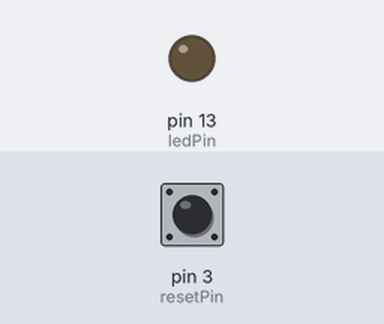
A sketch run on a simulated Arduino Uno, built with avr-gcc and run on an emulated ATmega328P. On the bench: output pins drawn as LEDs (lit = HIGH). The test bench sets the inputs (shaded band); at power-on: pin 3 (resetPin) HIGH.

Above: at 0.3 s.
At 39.62 s:
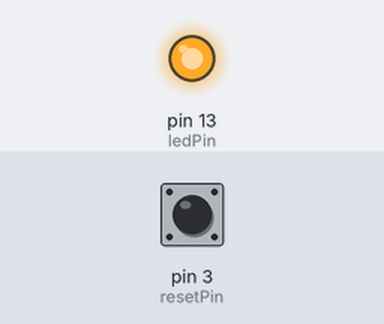
Timing chart, 0 to 40.0 s (numbered marks = the images above):
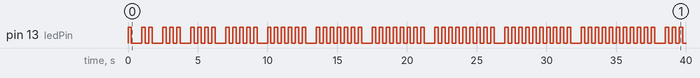

The sketch:

lab_01_08.ino
```cpp
#define ledPin 13
#define resetPin 3

volatile unsigned int k = 0;

void reset() {
  k = 0;
}

void setup() {
  pinMode(ledPin, OUTPUT);
  pinMode(resetPin, INPUT_PULLUP);   // przycisk do GND
  attachInterrupt(digitalPinToInterrupt(resetPin), reset, FALLING);
}

void displayInt(int number) {
  for (int i = 0; i < number; i++) {
    digitalWrite(ledPin, HIGH);
    delay(250);
    digitalWrite(ledPin, LOW);
    delay(250);
  }
  delay(500);
}

void loop() {
  k++;
  displayInt(k);
}
```

Measured:
- by itself, pin 13 (ledPin): LOW → HIGH at 0.00 s, → LOW 0.25 s later, → HIGH 0.75 s later, → LOW 0.25 s later, … (138 changes in this stretch)
